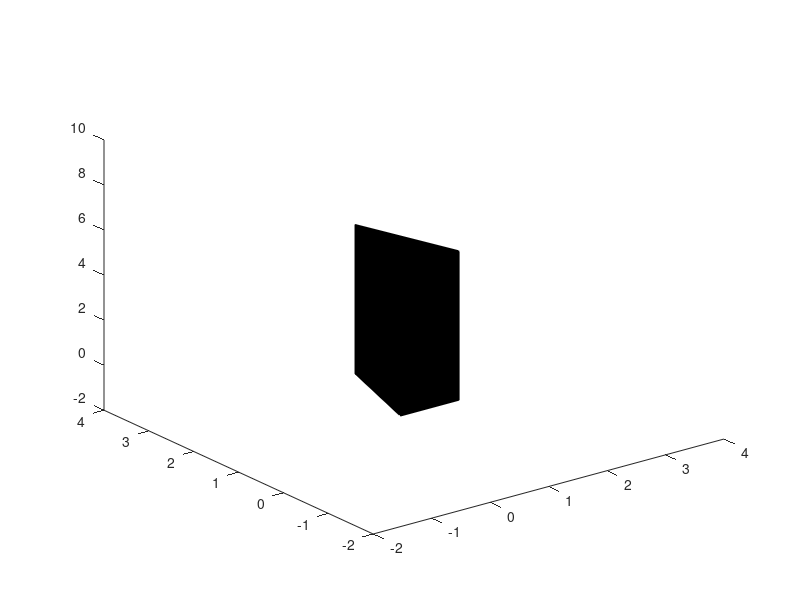

Write MATLAB code to recreate this figure.
 %this script generates the fundamental domain D^(11)_{infinity}
figure(1)

v = [0 0 0; 1 0 0; 1/2 sqrt(11)/2 0; 0 0 2*sqrt(11); 1 0 2*sqrt(11); 1/2 sqrt(11)/2 2*sqrt(11)];
f = [1 2 5 4; 2 3 6 5; 1 3 6 4];

axes('XLim', [-2,4], 'YLim', [-2,4], 'Zlim', [-2,10])
view(3);
patch('Faces',f,'Vertices',v,'Edgealpha',1,'Facealpha',1)
